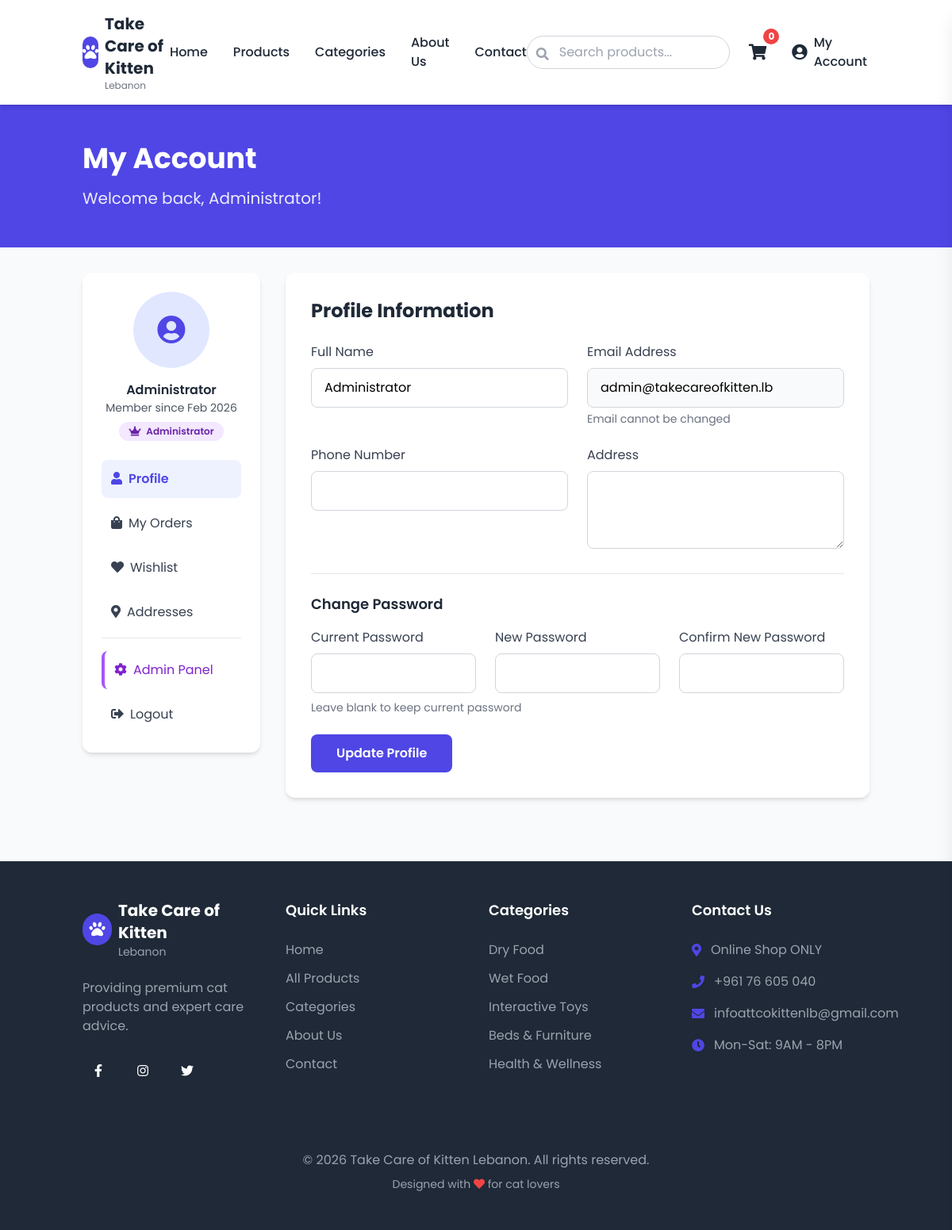
The app's page /account.php (signed in) with its own data.
### tables this page shows
CREATE TABLE users (
    id INT PRIMARY KEY AUTO_INCREMENT,
    username VARCHAR(100) UNIQUE NOT NULL,
    email VARCHAR(255) UNIQUE NOT NULL,
    password VARCHAR(255) NOT NULL,
    full_name VARCHAR(255),
    phone VARCHAR(50),
    address TEXT,
    is_admin BOOLEAN DEFAULT FALSE,
    created_at TIMESTAMP DEFAULT CURRENT_TIMESTAMP,
    updated_at TIMESTAMP DEFAULT CURRENT_TIMESTAMP ON UPDATE CURRENT_TIMESTAMP
);

### includes/config.php (called while the page is built, shortened)
<?php
function isAdmin() {
    return isset($_SESSION['is_admin']) && $_SESSION['is_admin'] === true;
}
?>

### account.php (the view, shortened to what this page needs)
<?php
require_once 'includes/config.php';
$pdo = getDBConnection();
$stmt = $pdo->prepare("SELECT * FROM users WHERE id = ?");
$stmt->execute([$_SESSION['user_id']]);
$user = $stmt->fetch();
?>
<?php include 'includes/header.php'; ?>
<main>
    <section class="bg-gradient-to-r from-primary to-indigo-600 text-white py-12">
        <div class="container mx-auto px-4">
            <h1 class="text-4xl font-bold mb-4">My Account</h1>
            <p class="text-xl opacity-90">Welcome back, <?php echo htmlspecialchars($user['full_name']); ?>!</p>
        </div>
    </section>
    <div class="container mx-auto px-4 py-8">
        <div class="grid grid-cols-1 lg:grid-cols-4 gap-8">
            <div class="lg:col-span-1">
                <div class="bg-white rounded-xl shadow-md p-6">
                    <div class="text-center mb-6">
                        <div class="w-24 h-24 bg-indigo-100 rounded-full flex items-center justify-center mx-auto mb-4">
                            <i class="fas fa-user-circle text-indigo-600 text-4xl"></i>
                        </div>
                        <h3 class="font-semibold text-gray-800"><?php echo htmlspecialchars($user['full_name']); ?></h3>
                        <p class="text-gray-600 text-sm">Member since <?php echo date('M Y', strtotime($user['created_at'])); ?></p>
                        <?php if (isAdmin()): ?>
                            <span class="inline-block mt-2 px-3 py-1 bg-purple-100 text-purple-800 text-xs font-semibold rounded-full">
                                <i class="fas fa-crown mr-1"></i> Administrator
                            </span>
                        <?php endif; ?>
                    </div>
                    <nav class="space-y-2">
                        <a href="#profile" onclick="showSection('profile')" class="block p-3 rounded-lg bg-indigo-50 text-indigo-600 font-semibold">
                            <i class="fas fa-user mr-2"></i>Profile
                        </a>
                        <a href="#orders" onclick="showSection('orders')" class="block p-3 rounded-lg hover:bg-gray-50 text-gray-700">
                            <i class="fas fa-shopping-bag mr-2"></i>My Orders
                        </a>
                        <a href="#wishlist" onclick="showSection('wishlist')" class="block p-3 rounded-lg hover:bg-gray-50 text-gray-700">
                            <i class="fas fa-heart mr-2"></i>Wishlist
                        </a>
                        <a href="#addresses" onclick="showSection('addresses')" class="block p-3 rounded-lg hover:bg-gray-50 text-gray-700">
                            <i class="fas fa-map-marker-alt mr-2"></i>Addresses
                        </a>
                        <?php if (isAdmin()): ?>
                        <div class="border-t border-gray-200 pt-4 mt-2">
                            <a href="admin.php" class="block p-3 rounded-lg hover:bg-purple-50 text-purple-700 border-l-4 border-purple-500">
                                <i class="fas fa-cog mr-2"></i>Admin Panel
                            </a>
                        </div>
                        <?php endif; ?>
                        <a href="logout.php" class="block p-3 rounded-lg hover:bg-gray-50 text-gray-700">
                            <i class="fas fa-sign-out-alt mr-2"></i>Logout
                        </a>
                    </nav>
                </div>
            </div>
            <div class="lg:col-span-3">
                <div id="profile-section" class="section active">
                    <div class="bg-white rounded-xl shadow-md p-8">
                        <h2 class="text-2xl font-bold text-gray-800 mb-6">Profile Information</h2>
                        <form action="account.php" method="POST" class="space-y-6">
                            <div class="grid grid-cols-1 md:grid-cols-2 gap-6">
                                <div>
                                    <label class="block text-gray-700 mb-2">Full Name</label>
                                    <input type="text" name="name" required
                                           class="w-full px-4 py-3 border border-gray-300 rounded-lg focus:ring-2 focus:ring-primary"
                                           value="<?php echo htmlspecialchars($user['full_name']); ?>">
                                </div>
                                <div>
                                    <label class="block text-gray-700 mb-2">Email Address</label>
                                    <input type="email" class="w-full px-4 py-3 border border-gray-300 rounded-lg bg-gray-50"
                                           value="<?php echo htmlspecialchars($user['email']); ?>" readonly>
                                    <p class="text-gray-500 text-sm mt-1">Email cannot be changed</p>
                                </div>
                                <div>
                                    <label class="block text-gray-700 mb-2">Phone Number</label>
                                    <input type="tel" name="phone"
                                           class="w-full px-4 py-3 border border-gray-300 rounded-lg focus:ring-2 focus:ring-primary"
                                           value="<?php echo htmlspecialchars($user['phone'] ?? ''); ?>">
                                </div>
                                <div>
                                    <label class="block text-gray-700 mb-2">Address</label>
                                    <textarea name="address" rows="3"
                                              class="w-full px-4 py-3 border border-gray-300 rounded-lg focus:ring-2 focus:ring-primary"><?php echo htmlspecialchars($user['address'] ?? ''); ?></textarea>
                                </div>
                            </div>
                            <div class="border-t pt-6">
                                <h3 class="text-lg font-semibold text-gray-800 mb-4">Change Password</h3>
                                <div class="grid grid-cols-1 md:grid-cols-3 gap-6">
                                    <div>
                                        <label class="block text-gray-700 mb-2">Current Password</label>
                                        <input type="password" name="current_password"
                                               class="w-full px-4 py-3 border border-gray-300 rounded-lg focus:ring-2 focus:ring-primary">
                                    </div>
                                    <div>
                                        <label class="block text-gray-700 mb-2">New Password</label>
                                        <input type="password" name="new_password"
                                               class="w-full px-4 py-3 border border-gray-300 rounded-lg focus:ring-2 focus:ring-primary">
                                    </div>
                                    <div>
                                        <label class="block text-gray-700 mb-2">Confirm New Password</label>
                                        <input type="password" name="confirm_password"
                                               class="w-full px-4 py-3 border border-gray-300 rounded-lg focus:ring-2 focus:ring-primary">
                                    </div>
                                </div>
                                <p class="text-gray-500 text-sm mt-2">Leave blank to keep current password</p>
                            </div>
                            <button type="submit" name="update_profile"
                                    class="bg-primary text-white px-8 py-3 rounded-lg font-semibold hover:bg-indigo-700">
                                Update Profile
                            </button>
                        </form>
                    </div>
                </div>
            </div>
        </div>
    </div>
</main>
<?php include 'includes/footer.php'; ?>

### account.php (style rules this page uses)
.section { display: none; animation: fadeIn 0.3s ease-in-out; }
.section.active { display: block; }

### records on screen
users: full_name "Administrator", created_at "Feb 2026", name "Administrator", email "admin@takecareofkitten.lb"

### other values on screen
getCartCount() "0"
